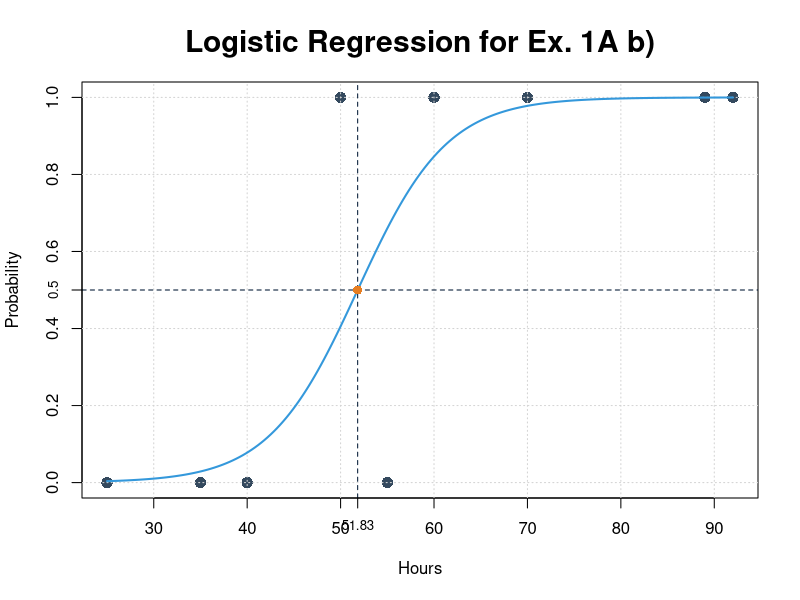

Source code (R):
setwd("C:\\Users\\rysio\\Desktop\\Informatyka\\R\\DataMining\\Project\\Plots")
# --------- Defining data --------------
# x <-> Hours and y <-> Results
x <- c(25, 35, 40, 50, 55, 60, 70, 89, 92)
y <- c(0, 0, 0, 1, 0, 1, 1, 1, 1)

# Defining colors
# --- series 1 ---
col_points <- "#34495E"      # charcoal
col_curve <- "#3498DB"       # light blue
col_threshold <- "#E67E22"   # warm orange
col_grid_05 <- "#001733"     # black with blue accent

# Number of elements
n <- 200

# ---------- Regression ----------------
# Fit logistic regression model
m <- glm(y ~ x, family = binomial)

# Print to summerize model
print(summary(m))
print(exp(coef(m)))

# Create dense x sequence for smooth curve
x_seq <- seq(min(x), max(x), length.out = n)

# Predict probabilities directly
P_smooth <- predict(m, newdata = data.frame(x = x_seq), type = "response")

png('../Plots/plot1Ab.png', width = 1500, height = 1500, res = 150, type = "cairo", bg="white")
# ---------- Plot -------------------
plot(x, y, pch = 16, cex = 1.5, col = col_points,
     xlab = "Hours", ylab = "Probability",
     main = "Logistic Regression for Ex. 1A b)",
     cex.main = 1.8,
     ylim = c(0, 1),
     xlim = c(min(x), max(x)))
grid()

# Coef to extract model coeficients
coefs <- coef(m)

# Calc for x for y = 0.5
x_05 <- -coefs[1] / coefs[2]

lines(x_seq, P_smooth, col = col_curve, lwd = 2)
# Y axis
abline(h = 0.5, col=col_grid_05, lwd = 1, lty = 2)
axis(2, at = 0.5, cex.axis = 0.8)
# X axis
abline(v = x_05, col=col_grid_05, lwd = 1, lty = 2)
axis(1, at = round(x_05, digits = 2), cex.axis = 0.8, padj = -0.4)

points(x_05, 0.5, pch = 16, cex = 1.2, col = col_threshold)
dev.off()
